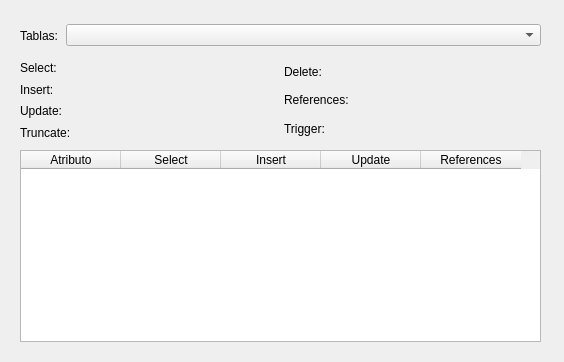
<?xml version="1.0" encoding="UTF-8"?>
<ui version="4.0">
 <class>PrivilegesWindow</class>
 <widget class="QMainWindow" name="PrivilegesWindow">
  <property name="geometry">
   <rect>
    <x>0</x>
    <y>0</y>
    <width>564</width>
    <height>362</height>
   </rect>
  </property>
  <property name="windowTitle">
   <string>Privilegios</string>
  </property>
  <widget class="QWidget" name="centralwidget">
   <widget class="QWidget" name="horizontalLayoutWidget">
    <property name="geometry">
     <rect>
      <x>20</x>
      <y>20</y>
      <width>521</width>
      <height>31</height>
     </rect>
    </property>
    <layout class="QHBoxLayout" name="horizontalLayout">
     <item>
      <widget class="QLabel" name="lblTables">
       <property name="maximumSize">
        <size>
         <width>40</width>
         <height>16777215</height>
        </size>
       </property>
       <property name="text">
        <string>Tablas:</string>
       </property>
      </widget>
     </item>
     <item>
      <widget class="QComboBox" name="cbTables"/>
     </item>
    </layout>
   </widget>
   <widget class="QWidget" name="horizontalLayoutWidget_2">
    <property name="geometry">
     <rect>
      <x>20</x>
      <y>60</y>
      <width>521</width>
      <height>80</height>
     </rect>
    </property>
    <layout class="QHBoxLayout" name="horizontalLayout_2">
     <item>
      <layout class="QVBoxLayout" name="verticalLayout">
       <item>
        <widget class="QLabel" name="lblSelect">
         <property name="text">
          <string>Select:</string>
         </property>
        </widget>
       </item>
       <item>
        <widget class="QLabel" name="lblInsert">
         <property name="text">
          <string>Insert:</string>
         </property>
        </widget>
       </item>
       <item>
        <widget class="QLabel" name="lblUpdate">
         <property name="text">
          <string>Update:</string>
         </property>
        </widget>
       </item>
       <item>
        <widget class="QLabel" name="lblTruncate">
         <property name="text">
          <string>Truncate:</string>
         </property>
         <property name="alignment">
          <set>Qt::AlignLeading|Qt::AlignLeft|Qt::AlignVCenter</set>
         </property>
        </widget>
       </item>
      </layout>
     </item>
     <item>
      <layout class="QVBoxLayout" name="verticalLayout_3">
       <item>
        <widget class="QLabel" name="lblDelete">
         <property name="text">
          <string>Delete:</string>
         </property>
        </widget>
       </item>
       <item>
        <widget class="QLabel" name="lblReferences">
         <property name="text">
          <string>References:</string>
         </property>
        </widget>
       </item>
       <item>
        <widget class="QLabel" name="lblTrigger">
         <property name="text">
          <string>Trigger:</string>
         </property>
        </widget>
       </item>
      </layout>
     </item>
    </layout>
   </widget>
   <widget class="QTableWidget" name="tblAttributes">
    <property name="geometry">
     <rect>
      <x>20</x>
      <y>150</y>
      <width>521</width>
      <height>192</height>
     </rect>
    </property>
    <column>
     <property name="text">
      <string>Atributo</string>
     </property>
    </column>
    <column>
     <property name="text">
      <string>Select</string>
     </property>
    </column>
    <column>
     <property name="text">
      <string>Insert</string>
     </property>
    </column>
    <column>
     <property name="text">
      <string>Update</string>
     </property>
    </column>
    <column>
     <property name="text">
      <string>References</string>
     </property>
    </column>
   </widget>
  </widget>
 </widget>
 <resources/>
 <connections/>
</ui>
